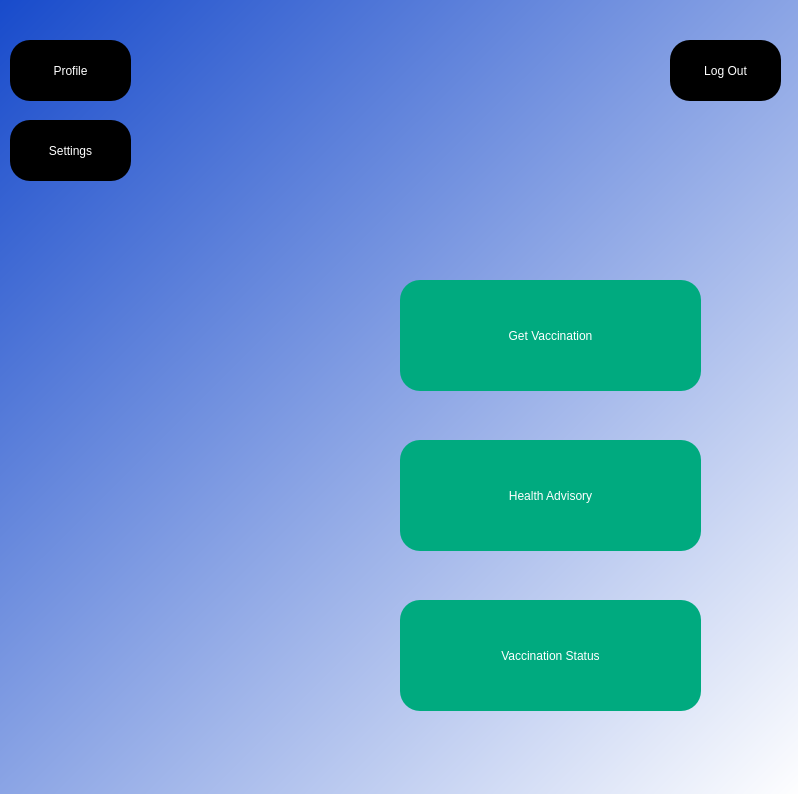
<?xml version="1.0" encoding="UTF-8"?>
<ui version="4.0">
 <class>Dialog</class>
 <widget class="QDialog" name="Dialog">
  <property name="enabled">
   <bool>true</bool>
  </property>
  <property name="geometry">
   <rect>
    <x>0</x>
    <y>0</y>
    <width>798</width>
    <height>794</height>
   </rect>
  </property>
  <property name="windowTitle">
   <string>Dialog</string>
  </property>
  <widget class="QWidget" name="widget" native="true">
   <property name="geometry">
    <rect>
     <x>0</x>
     <y>0</y>
     <width>800</width>
     <height>800</height>
    </rect>
   </property>
   <property name="maximumSize">
    <size>
     <width>800</width>
     <height>800</height>
    </size>
   </property>
   <property name="styleSheet">
    <string notr="true">QWidget#widget{background-color: qlineargradient(spread:pad, x1:0, y1:0, x2:1, y2:1, stop:0 rgba(24, 75, 203, 255), stop:1 rgba(255, 255, 255, 255));}

</string>
   </property>
   <widget class="QPushButton" name="getvacc">
    <property name="geometry">
     <rect>
      <x>400</x>
      <y>280</y>
      <width>301</width>
      <height>111</height>
     </rect>
    </property>
    <property name="styleSheet">
     <string notr="true">font: 75 16pt &quot;MS Shell Dlg 2&quot;;
color:white;
border-radius:20px;
background-color: rgb(0, 170, 127);</string>
    </property>
    <property name="text">
     <string>Get Vaccination</string>
    </property>
   </widget>
   <widget class="QPushButton" name="setting">
    <property name="geometry">
     <rect>
      <x>10</x>
      <y>120</y>
      <width>121</width>
      <height>61</height>
     </rect>
    </property>
    <property name="styleSheet">
     <string notr="true">background-color :black;
font: 75 12pt &quot;MS Shell Dlg 2&quot;;
color:white;
border-radius:20px;</string>
    </property>
    <property name="text">
     <string>Settings</string>
    </property>
   </widget>
   <widget class="QPushButton" name="logout">
    <property name="geometry">
     <rect>
      <x>670</x>
      <y>40</y>
      <width>111</width>
      <height>61</height>
     </rect>
    </property>
    <property name="styleSheet">
     <string notr="true">background-color :black;
font: 75 12pt &quot;MS Shell Dlg 2&quot;;
color:white;
border-radius:20px;</string>
    </property>
    <property name="text">
     <string>Log Out</string>
    </property>
   </widget>
   <widget class="QPushButton" name="profile">
    <property name="geometry">
     <rect>
      <x>10</x>
      <y>40</y>
      <width>121</width>
      <height>61</height>
     </rect>
    </property>
    <property name="styleSheet">
     <string notr="true">font: 75 12pt &quot;MS Shell Dlg 2&quot;;
background-color :balck;
color:white;
border-radius:20px;
</string>
    </property>
    <property name="text">
     <string>Profile</string>
    </property>
   </widget>
   <widget class="QPushButton" name="health">
    <property name="geometry">
     <rect>
      <x>400</x>
      <y>440</y>
      <width>301</width>
      <height>111</height>
     </rect>
    </property>
    <property name="styleSheet">
     <string notr="true">font: 75 16pt &quot;MS Shell Dlg 2&quot;;
border-radius:20px;
background-color: rgb(0, 170, 127);
color:white;
</string>
    </property>
    <property name="text">
     <string>Health Advisory</string>
    </property>
   </widget>
   <widget class="QPushButton" name="vaccstatus">
    <property name="geometry">
     <rect>
      <x>400</x>
      <y>600</y>
      <width>301</width>
      <height>111</height>
     </rect>
    </property>
    <property name="maximumSize">
     <size>
      <width>800</width>
      <height>800</height>
     </size>
    </property>
    <property name="styleSheet">
     <string notr="true">font: 75 16pt &quot;MS Shell Dlg 2&quot;;
border-radius:20px;
background-color: rgb(0, 170, 127);
color:white;</string>
    </property>
    <property name="text">
     <string>Vaccination Status</string>
    </property>
   </widget>
   <widget class="QLabel" name="label">
    <property name="geometry">
     <rect>
      <x>320</x>
      <y>20</y>
      <width>161</width>
      <height>171</height>
     </rect>
    </property>
    <property name="styleSheet">
     <string notr="true"/>
    </property>
    <property name="text">
     <string/>
    </property>
    <property name="pixmap">
     <pixmap resource="../qrc/homepage.qrc">:/newPrefix/Downloads/homepg_icon.png</pixmap>
    </property>
    <property name="scaledContents">
     <bool>true</bool>
    </property>
   </widget>
   <widget class="QLabel" name="label_2">
    <property name="geometry">
     <rect>
      <x>200</x>
      <y>270</y>
      <width>141</width>
      <height>131</height>
     </rect>
    </property>
    <property name="text">
     <string/>
    </property>
    <property name="pixmap">
     <pixmap resource="../qrc/getvacc.qrc">:/newPrefix/Downloads/getvacc_icon3.png</pixmap>
    </property>
    <property name="scaledContents">
     <bool>true</bool>
    </property>
   </widget>
   <widget class="QLabel" name="label_3">
    <property name="geometry">
     <rect>
      <x>210</x>
      <y>440</y>
      <width>121</width>
      <height>121</height>
     </rect>
    </property>
    <property name="text">
     <string/>
    </property>
    <property name="pixmap">
     <pixmap resource="../qrc/doctor.qrc">:/newPrefix/Downloads/doctor_icon4.png</pixmap>
    </property>
    <property name="scaledContents">
     <bool>true</bool>
    </property>
   </widget>
   <widget class="QLabel" name="label_4">
    <property name="geometry">
     <rect>
      <x>210</x>
      <y>610</y>
      <width>121</width>
      <height>91</height>
     </rect>
    </property>
    <property name="text">
     <string/>
    </property>
    <property name="pixmap">
     <pixmap resource="../qrc/graph.qrc">:/newPrefix/Downloads/graph-icon.jpg</pixmap>
    </property>
    <property name="scaledContents">
     <bool>true</bool>
    </property>
   </widget>
  </widget>
 </widget>
 <resources>
  <include location="../qrc/homepage.qrc"/>
  <include location="../qrc/graph.qrc"/>
  <include location="../qrc/doctor.qrc"/>
  <include location="../qrc/getvacc.qrc"/>
 </resources>
 <connections/>
</ui>
